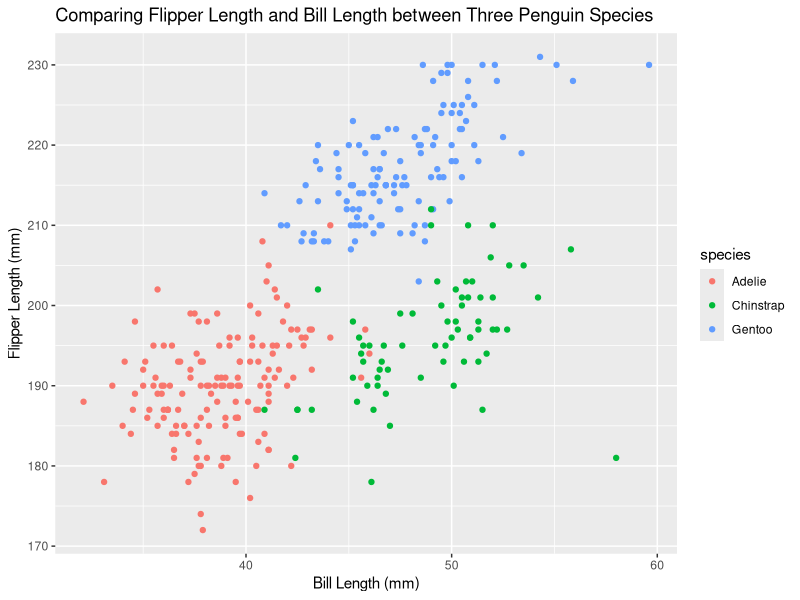
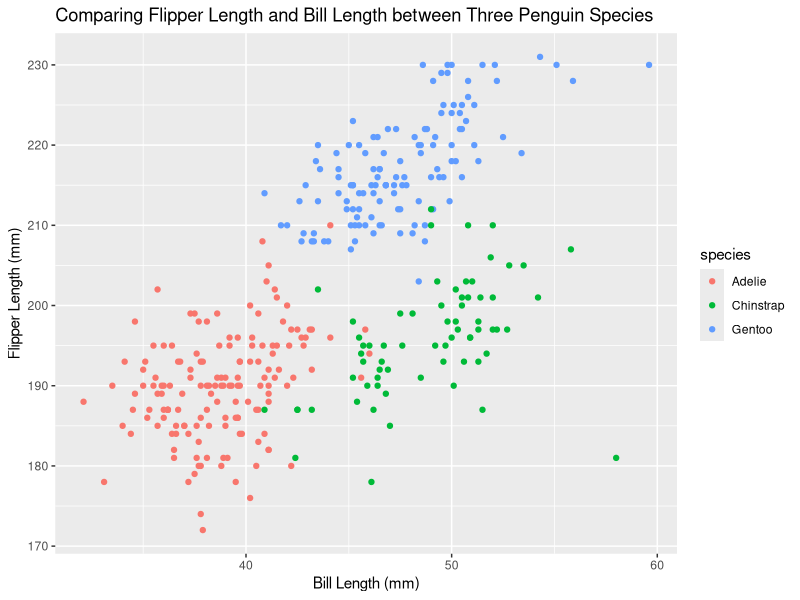

These charts were generated, in order, by the following R code:
## ---- chunk 1
library(tidyverse)
## ---- chunk 2
prob1_df = 
  tibble(
    samp = rnorm(10), # a random sample of size 10 from a standard Normal distribution
    samp_gt_0 = samp > 0, # a logical vector indicating whether elements of the sample are greater than 0
    char_vec = c("a", "b", "c", "d", "e", "f", "g", "h", "i", "j"), # a character vector of length 10
    factor_vec = factor(c("low", "low", "low", "mod", "mod", "mod", "high", "high", "high", "high")) 
      # a factor vector of length 10, with 3 different factor “levels”
  )
prob1_df
## ---- chunk 3
mean(pull(prob1_df, samp))
mean(pull(prob1_df, samp_gt_0))
mean(pull(prob1_df, char_vec))
mean(pull(prob1_df, factor_vec))
## ---- chunk 4
as.numeric(pull(prob1_df, samp_gt_0)) #this works
as.numeric(pull(prob1_df, char_vec)) #this does not
as.numeric(pull(prob1_df, factor_vec)) #this one worked
## ---- chunk 5
# convert the logical vector to numeric, and multiply the random sample by the result
as.numeric(pull(prob1_df, samp_gt_0)) * pull(prob1_df, samp)

# convert the logical vector to a factor, and multiply the random sample by the result
factor(pull(prob1_df, samp_gt_0)) * pull(prob1_df, samp)

# convert the logical vector to a factor and then convert the result to numeric, 
  # and multiply the random sample by the result
as.numeric(factor(pull(prob1_df, samp_gt_0))) * pull(prob1_df, samp)
## ---- chunk 6
data("penguins", package = "palmerpenguins")
## ---- chunk 7
dim(penguins) #printing th dimentions
variable.names(penguins) #the vraible names
mean(pull(penguins, flipper_length_mm), na.rm=TRUE) #mean flipper length
## ---- chunk 8
summary(penguins) #this gives us a summary of the varaibles. 
## ---- chunk 9
group_summary = penguins %>% 
  group_by(species, island) %>%
  summarise(n = n(),
            bill_lenth_mean = mean(bill_length_mm, na.rm = TRUE),
            bill_dept_mean  = mean(bill_depth_mm, na.rm = TRUE), 
            flipper_lenth_mean = mean(flipper_length_mm, na.rm = TRUE),
            body_mass_mean = mean(body_mass_g, na.rm = TRUE)) 
print(group_summary, width=Inf)
## ---- chunk 10
p <- ggplot(penguins, aes( bill_length_mm, flipper_length_mm)) + 
    geom_point(aes(colour = species)) + 
    ggtitle("Comparing Flipper Length and Bill Length between Three Penguin Species") +
    xlab("Bill Length (mm)") +
    ylab("Flipper Length (mm)")
p
#Exporing the graph and saving it in the porject directory. 
ggsave("scatter_plot_penguin.pdf", height = 4, width = 6) 
